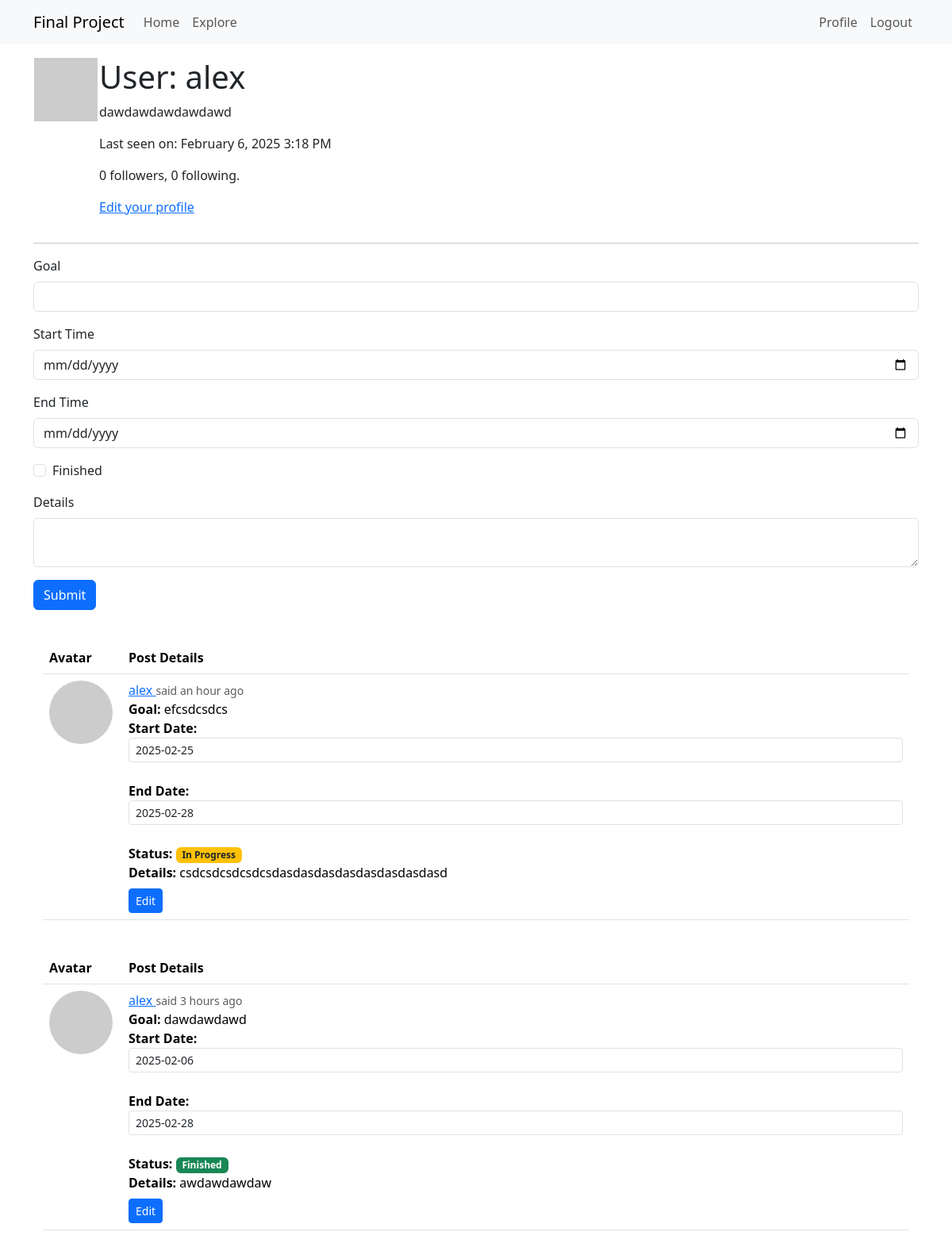
/user/alex (signed in), run on an earlier commit of the app's database.
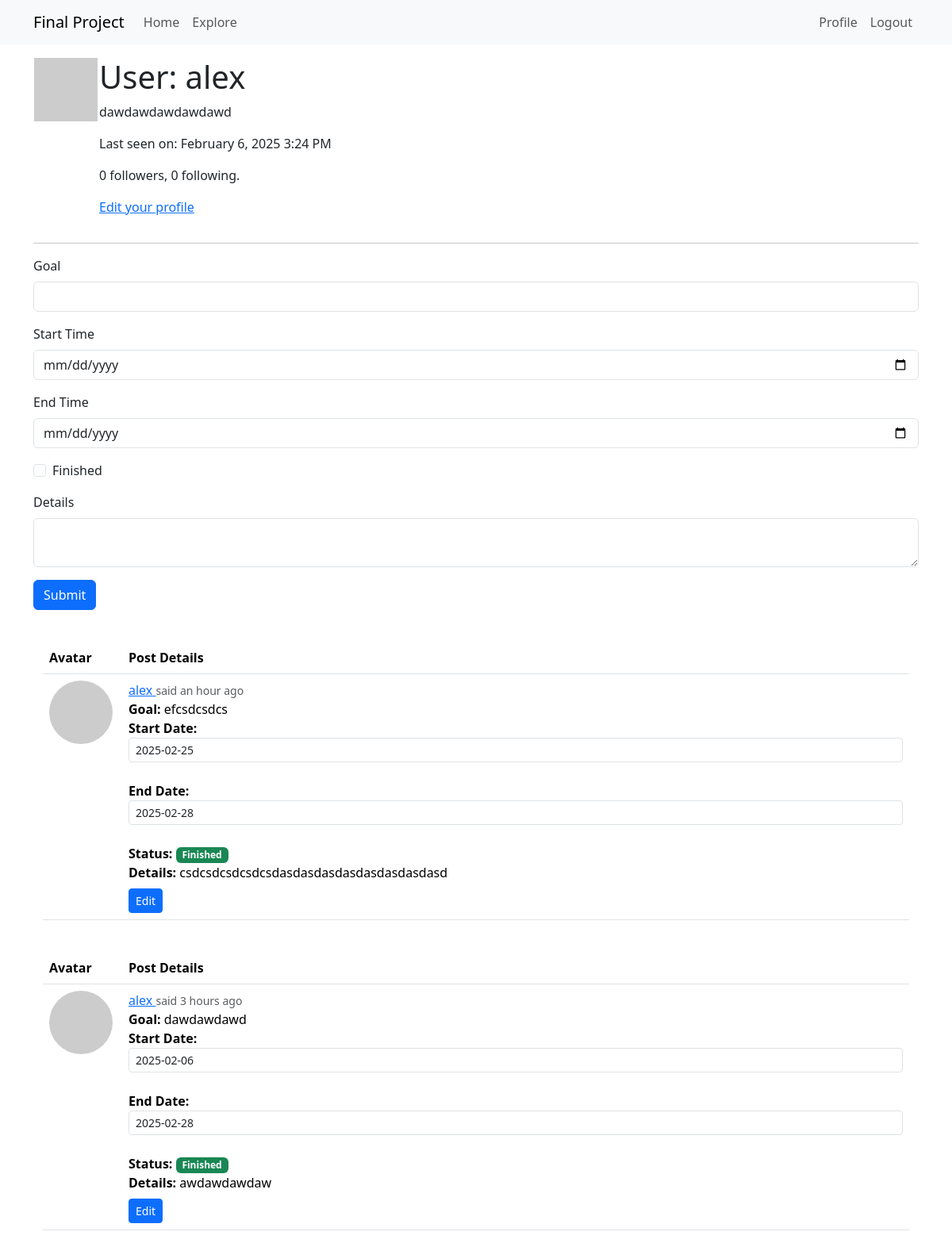
And on a later commit of the database.
### app/models.py (models this page shows, shortened)
class User(db.Model, UserMixin):
    id: so.Mapped[int] = so.mapped_column(primary_key=True)
    username: so.Mapped[str] = so.mapped_column(sa.String(64), index=True, unique=True)
    email: so.Mapped[str] = so.mapped_column(sa.String(120), index=True, unique=True)
    password_hash: so.Mapped[Optional[str]] = so.mapped_column(sa.String(256))
    posts: so.WriteOnlyMapped['Post'] = so.relationship(back_populates='author')
    about_me: so.Mapped[Optional[str]] = so.mapped_column(sa.String(140))
    last_seen: so.Mapped[Optional[datetime]] = so.mapped_column(default=lambda: datetime.now(timezone.utc))
    following: so.WriteOnlyMapped['User'] = so.relationship(secondary=followers, primaryjoin=(followers.c.follower_id == id),
        secondaryjoin=(followers.c.followed_id == id), back_populates='followers')
    followers: so.WriteOnlyMapped['User'] = so.relationship(secondary=followers, primaryjoin=(followers.c.followed_id == id),
        secondaryjoin=(followers.c.follower_id == id), back_populates='following')
    def avatar(self, size):
        digest = md5(self.email.lower().encode('utf-8')).hexdigest()
        return f'https://www.gravatar.com/avatar/{digest}?d=identicon&s={size}'
    def followers_count(self):
        query = sa.select(sa.func.count()).select_from(
            self.followers.select().subquery())
        return db.session.scalar(query)
    def following_count(self):
        query = sa.select(sa.func.count()).select_from(
            self.following.select().subquery())
        return db.session.scalar(query)

class Post(db.Model):
    id: so.Mapped[int] = so.mapped_column(primary_key=True)
    goal: so.Mapped[str] = so.mapped_column(sa.String(60))
    body: so.Mapped[str] = so.mapped_column(sa.String(300))
    timestamp: so.Mapped[datetime] = so.mapped_column(index=True, default=lambda: datetime.now(timezone.utc))
    starttime: so.Mapped[datetime] = so.mapped_column(default=lambda: datetime.now(timezone.utc))
    endtime: so.Mapped[datetime] = so.mapped_column(default=None)
    isfinished: so.Mapped[bool] = so.mapped_column(sa.Boolean(), default=False)
    user_id: so.Mapped[int] = so.mapped_column(sa.ForeignKey(User.id), index=True)
    author: so.Mapped[User] = so.relationship(back_populates='posts')

### app/routes.py (the view, shortened to what this page needs)
@app.route('/user/<username>', methods=['GET', 'POST'])
@login_required
def user(username):
    user = db.first_or_404(sa.select(User).where(User.username == username))
    form = PostForm()
    page = request.args.get('page', 1, type=int)
    query = user.posts.select().order_by(Post.timestamp.desc())
    posts = db.paginate(query, page=page, per_page=app.config['POSTS_PER_PAGE'], error_out=False)
    next_url = url_for('user', username=user.username, page=posts.next_num) \
        if posts.has_next else None
    prev_url = url_for('user', username=user.username, page=posts.prev_num) \
        if posts.has_prev else None
    return render_template('user.html', user=user, posts=posts.items,
                           next_url=next_url, prev_url=prev_url, form=form)

### app/forms.py
class PostForm(FlaskForm):
    goal = StringField('Goal', validators=[DataRequired(), Length(max=60)])
    starttime = DateField('Start Time', format='%Y-%m-%d', validators=[Optional()])
    endtime = DateField('End Time', format='%Y-%m-%d', validators=[Optional()])
    isfinished = BooleanField('Finished')
    post = TextAreaField('Details', validators=[DataRequired(), Length(min=1, max=300)])
    submit = SubmitField('Submit')

### app/models.py (called while the page is built)
@login.user_loader
def load_user(id):
    return db.session.get(User, int(id))

### app/routes.py (called while the page is built)
@app.before_request
def before_request():
    if current_user.is_authenticated:
        current_user.last_seen = datetime.now(timezone.utc)
        db.session.commit()

### app/templates/user.html (shortened to what this page needs)
{% extends "base.html" %}
{% import "bootstrap_wtf.html" as wtf %}
{% block content %}
    <table>
        <tr valign="top">
            <td><img src="{{ user.avatar(128) }}"></td>
            <td>
                <h1>User: {{ user.username }}</h1>
                {% if user.about_me %}<p>{{ user.about_me }}</p>{% endif %}
                {% if user.last_seen %}<p>Last seen on: {{ moment(user.last_seen).format('LLL') }}</p>{% endif %}
                <p>{{ user.followers_count() }} followers, {{ user.following_count() }} following.</p>
                {% if user == current_user %}
                <p><a href="{{ url_for('edit_profile') }}">Edit your profile</a></p>
                {% endif %}
            </td>
        </tr>
    </table>
    <hr>
    {% if form %}
    {{ wtf.quick_form(form) }}
    {% endif %}
    {% for post in posts %}
        {% include '_post.html' %}
    {% endfor %}
{% endblock %}

### app/templates/base.html (shortened to what this page needs)
<!doctype html>
<html lang="en">
  <head>
    <link
        href="https://cdn.jsdelivr.net/npm/bootstrap@5.3.2/dist/css/bootstrap.min.css"
        rel="stylesheet"
>
  </head>
  <body>
    <nav class="navbar navbar-expand-lg bg-body-tertiary">
      <div class="container">
        <a class="navbar-brand" href="{{ url_for('index') }}">Final Project</a>
        <div class="collapse navbar-collapse" id="navbarSupportedContent">
          <ul class="navbar-nav me-auto mb-2 mb-lg-0">
            <li class="nav-item">
              <a class="nav-link" aria-current="page" href="{{ url_for('index') }}">Home</a>
            </li>
            <li class="nav-item">
              <a class="nav-link" aria-current="page" href="{{ url_for('explore') }}">Explore</a>
            </li>
          </ul>
          <ul class="navbar-nav mb-2 mb-lg-0">
            {% if current_user.is_anonymous %}
            <li class="nav-item">
              <a class="nav-link" aria-current="page" href="{{ url_for('login') }}">Login</a>
            </li>
            {% else %}
            <li class="nav-item">
              <a class="nav-link" aria-current="page" href="{{ url_for('user', username=current_user.username) }}">Profile</a>
            </li>
            <li class="nav-item">
              <a class="nav-link" aria-current="page" href="{{ url_for('logout') }}">Logout</a>
            </li>
            {% endif %}
          </ul>
        </div>
      </div>
    </nav>
    <div class="container mt-3">
      {% block content %}{% endblock %}
    </div>
  </body>
</html>

### app/templates/_post.html (shortened to what this page needs)
{% block content %}
    <div class="container mt-4">
        <div class="row">
            <div class="col-12">
                <table class="table table-hover">
                    <thead>
                        <tr>
                            <th scope="col" width="100px">Avatar</th>
                            <th scope="col">Post Details</th>
                        </tr>
                    </thead>
                    <tbody>
                        <tr>
                            <td>
                                <a href="{{ url_for('user', username=post.author.username) }}">
                                    <img src="{{ post.author.avatar(70) }}" class="rounded-circle" alt="User Avatar" />
                                </a>
                            </td>
                            <td>
                                <div>
                                    <a href="{{ url_for('user', username=post.author.username) }}" class="font-weight-bold">
                                        {{ post.author.username }}
                                    </a>
                                    <small class="text-muted">said {{ moment(post.timestamp).fromNow() }}</small>
                                    <br>
                                    <strong>Goal:</strong> {{ post.goal }}<br>
                                    <strong>Start Date:</strong>
                                    <input type="text" id="starttime-{{ post.id }}" class="form-control form-control-sm datetime-picker"
                                           value="{{ post.starttime.strftime('%Y-%m-%d') if post.starttime else '' }}" />
                                    <br>
                                    <strong>End Date:</strong>
                                    <input type="text" id="endtime-{{ post.id }}" class="form-control form-control-sm datetime-picker"
                                           value="{{ post.endtime.strftime('%Y-%m-%d') if post.endtime else '' }}" />
                                    <br>
                                    <strong>Status:</strong>
                                    {% if post.isfinished %}
                                        <span class="badge bg-success">Finished</span>
                                    {% else %}
                                        <span class="badge bg-warning text-dark">In Progress</span>
                                    {% endif %}
                                    <br>
                                    <strong>Details:</strong> {{ post.body }}
                                    <br>
                                    {% if post.author == current_user %}
                                        <a href="{{ url_for('edit_post', post_id=post.id) }}" class="btn btn-primary btn-sm mt-2">Edit</a>
                                    {% endif %}
                                </div>
                            </td>
                        </tr>
                    </tbody>
                </table>
            </div>
        </div>
    </div>
    <link rel="stylesheet" href="https://cdn.jsdelivr.net/npm/flatpickr/dist/flatpickr.min.css">
{% endblock %}

What changed in the data, as far as the page shows it:
changed User "alex": last_seen "February 6, 2025 3:18 PM" → "February 6, 2025 3:24 PM"
changed Post "efcsdcsdcs": isfinished "In Progress" → "Finished"
